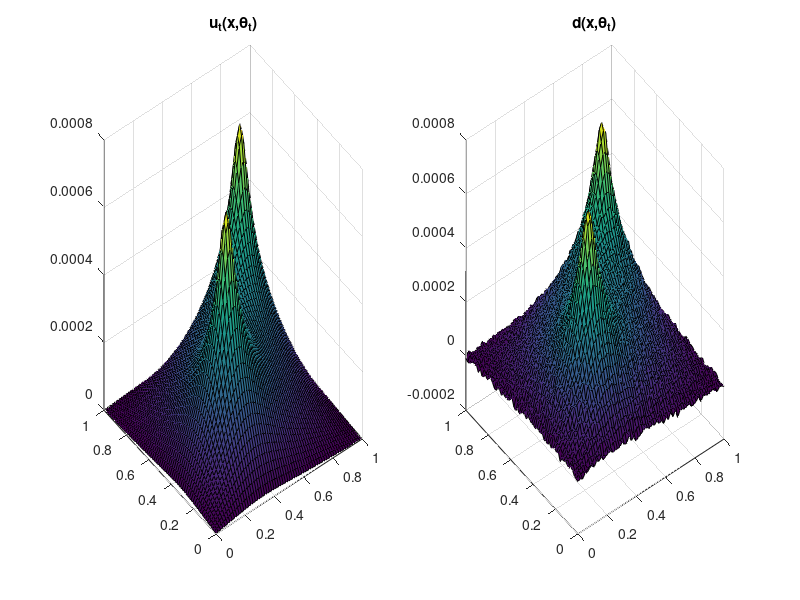

Reproduce this figure in MATLAB. (Note: this script raises an error after producing the figure.)
%---------------------------------------------------------------------
%
% Toy parallel tempering. multiple source inversion. 
% 
% Juan and Janos
%
%
%   -Delta u(x)=f(x,y;theta) in D,
%   u(x,y)=0                on dD 
%   f(x,y;theta)=exp(-(x-x0)^2-(y-y0)^2) + exp(-(x-x1)^2-(y-y1)^2)
%   where theta=(x0,y0), D=[0,1]^2
%
%
%---------------------------------------------------------------------
clc;
clear variables; 
close all;
%---------------------------------------------------------------------
%
% Generates numerical pde related stuff
%
%---------------------------------------------------------------------
n=64;       %number of grid points on each component     
h=1/n;
e = ones(n,1);
k = spdiags([-e 2*e -e], -1:1, n, n);
I=eye(n);
A=(kron(k,I)+kron(I,k))/(h^2);
x=linspace(0,1,n);
y=linspace(0,1,n)';
%defines function to call the right hand side
F=@(X) 0.5*reshape(exp(-1000*(x-X(1)).^2-1000*(y-X(2)).^2) + exp(-1000*(x-X(3)).^2-1000*(y-X(4)).^2),n^2,1);
%---------------------------------------------------------------------
%
% Generates Data
%
%---------------------------------------------------------------------
%---------------------------------------------------------------------
%
% Generates Data
%
%---------------------------------------------------------------------
th_true=[.7,.7,.3,.3];
f=F(th_true);
u_true=A\f;
[xg,yg]=meshgrid(x,y);
F=@(X) 0.5*reshape(exp(-1000*(x-X(1)).^2-1000*(y-X(2)).^2) + exp(-1000*(x-X(1)).^2-1000*(y-X(2)).^2),n^2,1);


%for simplicity, let's use the whole solution as an observation operator
sigma=0.01*max(u_true);
d=u_true+sigma*randn(length(u_true),1); %adds noise to the solution

%plots true data, just becuase
figure(1)
subplot(121)
surf(xg,yg,reshape(u_true,n,n));
title('u_t(x,\theta_t)')
subplot(122)
surf(xg,yg,reshape(d,n,n));
title('d(x,\theta_t)')



%---------------------------------------------------------------------
%
% Defines some hyper parameters, Number of temperatures, N samples, etc.  
%
%---------------------------------------------------------------------
p=2;%number of parameters
N=10^4; %number of samples
N_temp=2;%number of temperatures
Ns=1; %How often do we swap
X=cell(N_temp,1);%prealloactes
y=zeros(N_temp,p); %preallocates proposals
%beta=20.^(0:N_temp); %vector of inverse temperatures\
beta = [1 5];
acpt=zeros(N_temp,1); %acceptace rate
%lower and upper limit for uniform prior
a=-5;
b=5; 
%Defines likelihood, prior and posterior functions

%time=linspace(0,3,length(d));
%L=@(x)  -0.5*trapz(time,abs(d-f(x)).^2)/sigma^2;
L=@(x)  log(0.5*normpdf(x,-1,sigma)+0.5*normpdf(x,2,sigma));

rho = @(x1,x2,beta1,beta2) exp((L(x1)/beta1)+(L(x2)/beta2))/(exp((L(x1)/beta1)+(L(x2)/beta2))+exp((L(x2)/beta1)+(L(x1)/beta2)));


%pr=@(x) log(unifpdf(x,a,b));
%post=@(x) L(x)+pr(x);
ratio=zeros(N_temp,1);
%preallocates matrizx to store log-posteriors
px=zeros(N,N_temp);
py=zeros(N,N_temp);
%preallocates samples and gives them different initial values 
for i=1:N_temp
X{i}=zeros(N,p);
X{i}(1,:)=a+(b-a).*rand(1,p);
px(1,i)=L(X{i}(1,:));
%px(1,i)=post(X{i}(1,:));

end
weight{1}(1) = rho(X{1}(1,:),X{2}(1,:),1,5);
weight{2}(1) = rho(X{2}(1,:),X{1}(1,:),1,5);
sigma_rwm=[0.5,2];%*linspace(1,100,N_temp);
disp('Entered MH loop')
delta=zeros(N,2);
delta(1,:) = [1,2];
for j=1:N-1

    
    
    
    for k=1:N_temp
        y(k,:)=X{i}(j,:)+sigma_rwm(k)*randn(1,p);
        %py(j,k)=post(y(k,:));
        py(j,k)=L(y(k,:));

    end


%accepts-rejects

for i=1:N_temp
    ratio(i)=min(0,py(j,i)/beta(i)-px(j,i)/beta(i));
    if log(rand)<ratio(i) %&& isnan((py(j,i)/beta(i))-px(j,i)/beta(i))==0 && prior(y(i,:))~=0
        X{i}(j+1,:)=y(i,:);
        px(j+1,i)=py(j,i);
        acpt(i)=acpt(i)+1;
    else
         X{i}(j+1,:)=X{i}(j,:);
         px(j+1,i)=px(j,i);
    end
end

%disp([' ratio ',num2str(exp(ratio'))])

% %swaps
% if mod(j,Ns)==0
%    for k=1:N_temp
%        if k<N_temp
%        ak=px(j+1,k+1)/beta(k)+px(j+1,k)/beta(k+1)-px(j+1,k)/beta(k)-px(j+1,k+1)/beta(k+1);
%        if ak>log(rand)
%          %  disp(['swapped temps ' , num2str(k) ,' and ',num2str(k+1)])
%            %changes posteriors
%            p1=px(j+1,k);p2=px(j+1,k+1);
%            px(j+1,k)=p2; px(j+1,k+1)=p1;
%            %changes points
%            p1=X{k}(j+1,:);   p2=X{k+1}(j+1,:); 
%           X{k}(j+1,:)=p2;   X{k+1}(j+1,:)=p1; 
%        end
%  
%        end
%    end
% end
   
 

%swaps temperatures

 bp=beta(2);
 bb=beta(1);
 beta(1)=bp; beta(2)=bb;
 %delta(j+1,:)=fliplr(delta(j,:));
 sigma_rwm = fliplr(sigma_rwm);
 
 weight{1}(j+1) = rho(X{1}(j+1,:),X{2}(j+1,:),1,5);
 
 weight{2}(j+1) = rho(X{2}(j+1,:),X{1}(j+1,:),1,5);
end
% Ya=[];
% Yb=[];
% Ya(:,1)=X{1}(delta(:,1)==1,:);
% Ya(:,2)=X{2}(delta(:,2)==1,:);
% Ya=Ya(:);
% 
% Yb(:,1)=X{1}(delta(:,1)==2,:);
% Yb(:,2)=X{2}(delta(:,2)==2,:);
% Yb=Yb(:);
% 


Ya = [X{1}, X{2}];
Wa = [weight{1}, weight{2}];

Yb = [X{2}, X{1}];
Wb = [weight{1}, weight{2}];


for j = 1:10000
   i=randsample(2,1,true,[weight{1}(j),weight{2}(j)]);
   Ya_res(j) = X{i}(j,:);
   Yb_res(j) = X{3-i}(j,:);
end


figure(10)
for i=1:N_temp
    subplot(N_temp/2,2,i);
    plot(X{i});
end
figure(20)
for i=1:N_temp
    [ff,x]=ksdensity(X{i});
    plot(x,(ff));hold on;
end


figure(30)
[ff,x]=ksdensity(Ya_res);
plot(x,(ff));hold on;
[ff,x]=ksdensity(Yb_res);
plot(x,(ff));hold off;

